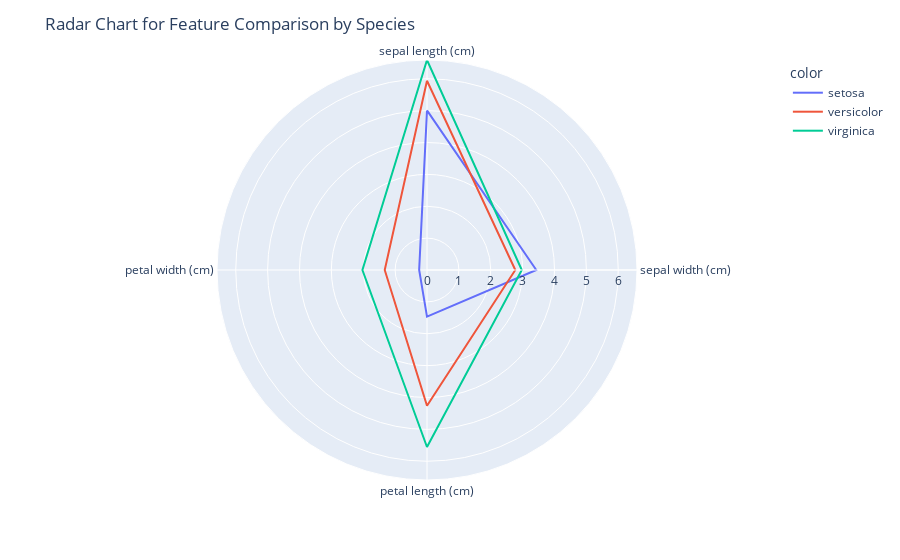

Here is the notebook cell this chart was saved with:
### Code cell
# Load the Iris dataset
iris = load_iris()
iris_df = pd.DataFrame(data=iris.data, columns=iris.feature_names)
iris_df['target'] = iris.target
iris_df['species'] = iris_df['target'].apply(lambda x: iris.target_names[x])

# Calculate mean values for each species
iris_mean = iris_df.groupby('species').mean().reset_index()

# Define categories (feature names)
categories = iris.feature_names

# Preparing theta: Repeat each category name for each species
theta = categories * len(iris_mean)

# Preparing r: Flatten the mean values for each feature across each species, in the correct order
r_values = []
for species in iris_mean['species']:
    species_means = iris_mean[iris_mean['species'] == species][categories].values.flatten()
    r_values.extend(species_means)

# Ensure the color argument matches the length of the data
colors = iris_mean['species'].repeat(len(categories))

# Create the radar chart
fig = px.line_polar(r=r_values, theta=theta, line_close=True,
                    color=colors,
                    template="plotly", direction="clockwise")

# Update the layout to add a title and adjust other aesthetics as needed
fig.update_layout(title='Radar Chart for Feature Comparison by Species')

# Show the plot
fig.show()

### Figure 1 — Plotly figure (JSON) as saved in the notebook; plotly's stock layout.template omitted (floating-point values rounded to 4 significant figures)
{"data": [{"hovertemplate": "color=setosa<br>r=%{r}<br>theta=%{theta}<extra></extra>", "legendgroup": "setosa", "line": {"color": "#636efa", "dash": "solid"}, "marker": {"symbol": "circle"}, "mode": "lines", "name": "setosa", "r": [5.006, 3.428, 1.462, 0.246, 5.006], "showlegend": true, "subplot": "polar", "theta": ["sepal length (cm)", "sepal width (cm)", "petal length (cm)", "petal width (cm)", "sepal length (cm)"], "type": "scatterpolar"}, {"hovertemplate": "color=versicolor<br>r=%{r}<br>theta=%{theta}<extra></extra>", "legendgroup": "versicolor", "line": {"color": "#EF553B", "dash": "solid"}, "marker": {"symbol": "circle"}, "mode": "lines", "name": "versicolor", "r": [5.936, 2.77, 4.26, 1.326, 5.936], "showlegend": true, "subplot": "polar", "theta": ["sepal length (cm)", "sepal width (cm)", "petal length (cm)", "petal width (cm)", "sepal length (cm)"], "type": "scatterpolar"}, {"hovertemplate": "color=virginica<br>r=%{r}<br>theta=%{theta}<extra></extra>", "legendgroup": "virginica", "line": {"color": "#00cc96", "dash": "solid"}, "marker": {"symbol": "circle"}, "mode": "lines", "name": "virginica", "r": [6.588, 2.974, 5.552, 2.026, 6.588], "showlegend": true, "subplot": "polar", "theta": ["sepal length (cm)", "sepal width (cm)", "petal length (cm)", "petal width (cm)", "sepal length (cm)"], "type": "scatterpolar"}], "layout": {"legend": {"title": {"text": "color"}, "tracegroupgap": 0}, "margin": {"t": 60}, "polar": {"angularaxis": {"direction": "clockwise", "rotation": 90}, "domain": {"x": [0, 1], "y": [0, 1]}}, "title": {"text": "Radar Chart for Feature Comparison by Species"}}}
